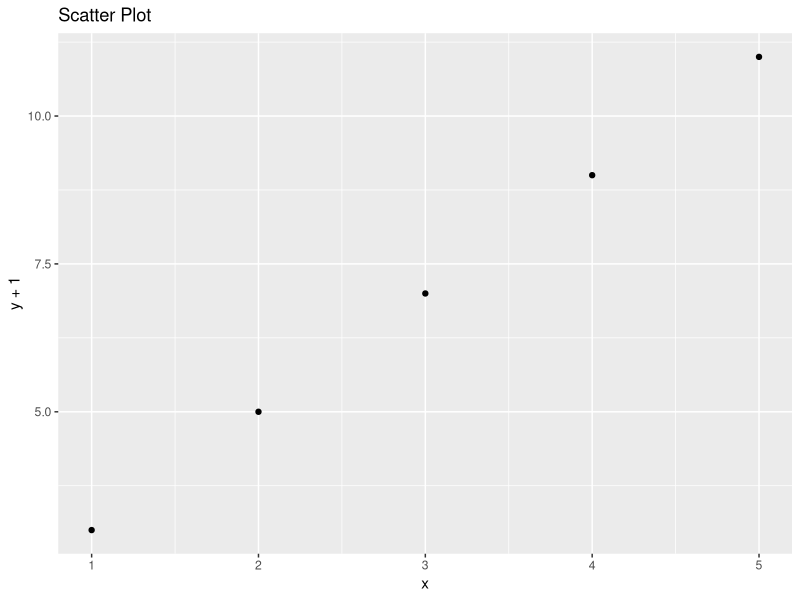
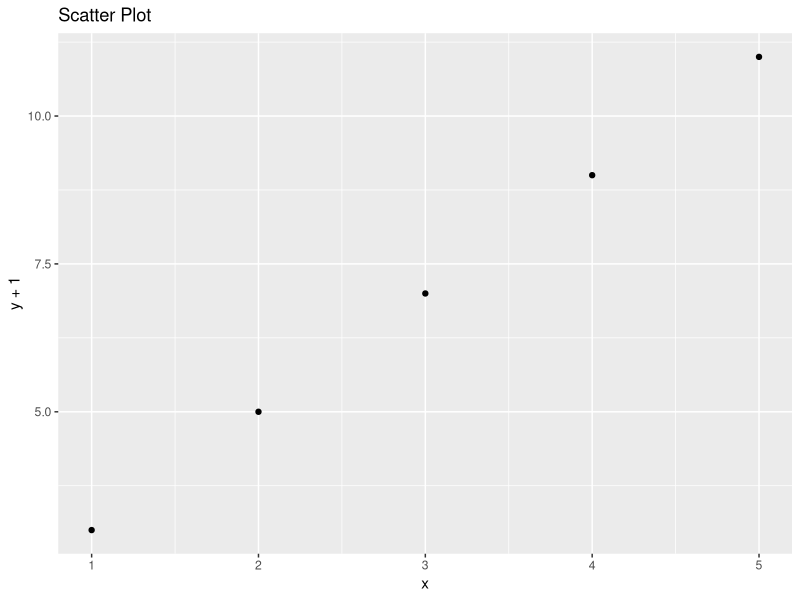

Source code (R) for these figures, in order:
library(ggplot2)
library(cluster)

print(R.version)
#z<-40
# Calculate the mean of a set of numbers
x <- 14+3
a<-paste("hello","hellooooo")
print(a)
print(paste("the value of x is ", x))
mean_val <- mean(c(1, 2, 3, 4, 5))
median_value <- median(c(1,2,10,4,5))
sum_val <- sum(c(1, 2, 3, 4, 5))
print(paste("the sum value is :", sum_val))
print(paste("the median value is :", median_value))

print(paste("The mean value is:", mean_val))
print(paste("hello da", "hello"))

#use [paste] for concatenation
# Load the ggplot2 package.


# Create a data frame with two columns: x and y.
data <- data.frame(x = c(1, 2, 3, 4, 5), y = c(2, 4, 6, 8, 10))

# Create a scatter plot of the data.
ggplot(data, aes(x = x, y = y+1)) +
  geom_point() +
  ggtitle("Scatter Plot")

# Show the plot.
print(last_plot())


#exponnent of the array of the list
print(c(3,4,5,6)^c(2,3))#will get warning
print(c(3,4,5,6)^c(2,3,4))#will get warning
print(c(3,4,5,6)^c(2,3,5,6))#wont get warning


#sqrt  fucntions
print(sqrt(c(3,4,5,6,7)))
print(sqrt(5))


#finding the sum
v1 <- c(2,3,5,6,7,8,9)
print(paste("the sum of the numbers is:",sum(v1)))

#finding the summation of x squar3
square<-c(3,4,5,6)^c(2)
print(paste("sum of the suare of the numeber is :",sum(square)))


#findingt the missing observations
value <- NA
ans <- is.na(value)
print(paste("is this value null?",ans))


#answer will be like   false ,true,flase,false
x <- c(10,NA,30,40)
print(paste(is.na(x)))

# mean of x will be NA because one of the value is NULL
print(paste("mean of the variable x is :",mean(x)))

#TO AVOID THIS CASE
mean_value <- mean(x,na.rm=TRUE)
print(paste("now the mean of the x which has  one of the value as NA is ",mean_value))